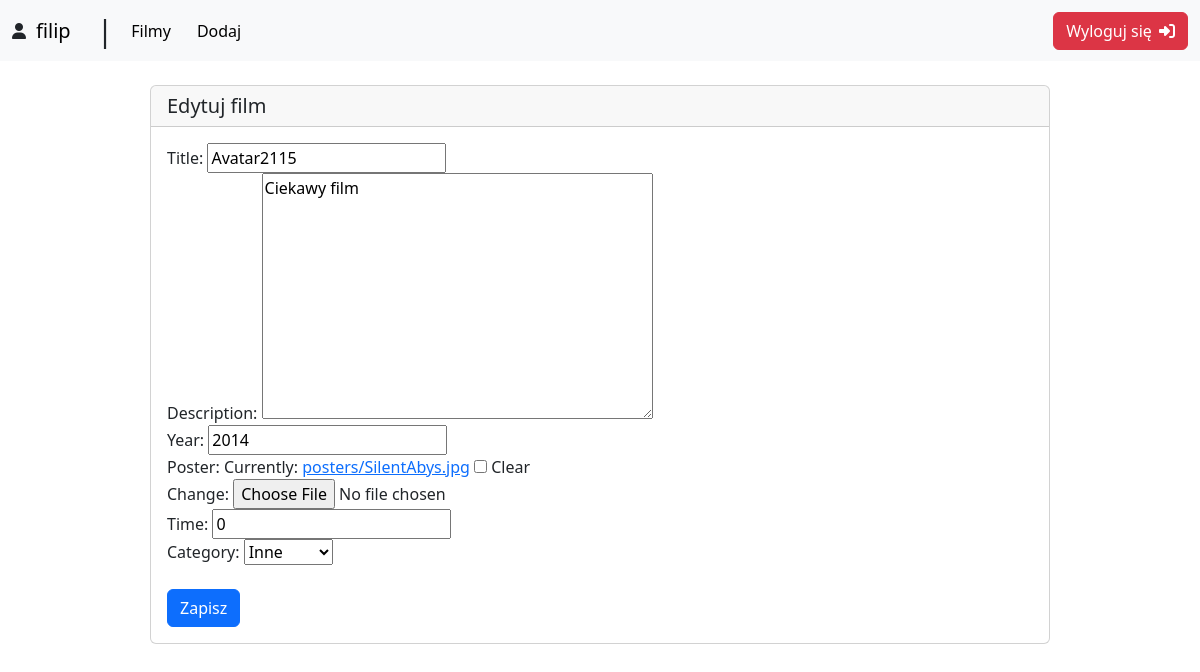
The app's page /films/edit/4 (signed in), older data.
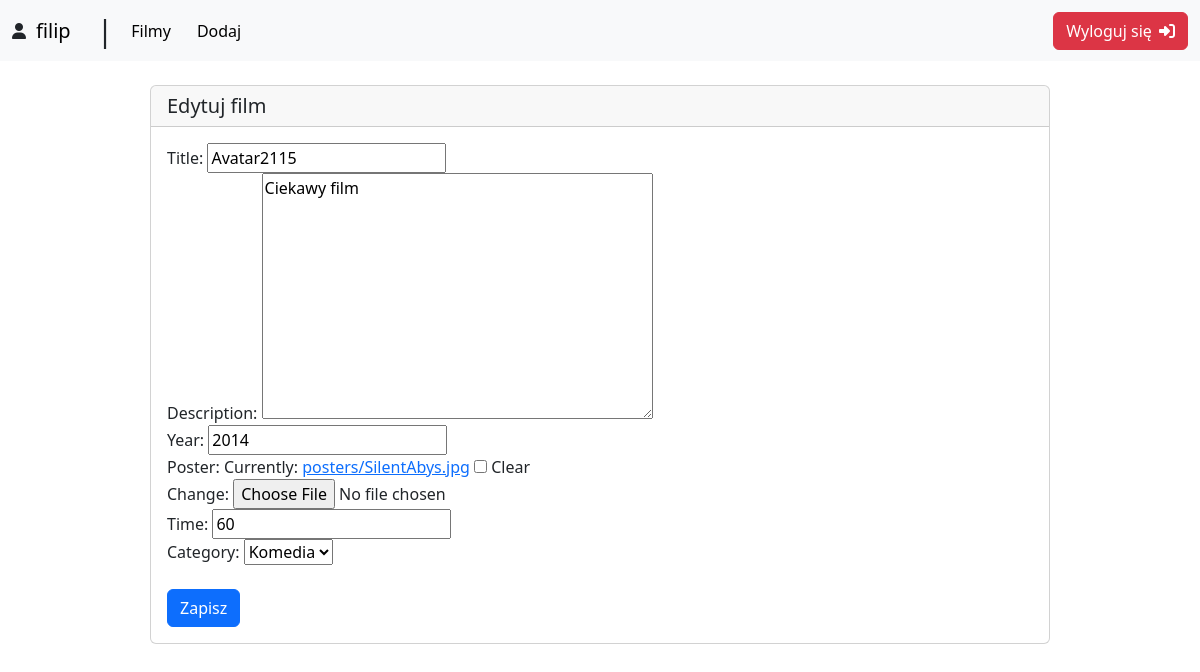
The same page, newer data.
### AplikacjaFilmyWeb/models.py (models this page shows)
class AdditionalInfo(models.Model):
    CATEGORIES = {
        (0, 'Inne'),
        (1, 'Horror'),
        (2, 'Komedia'),
        (3, 'Sci-fi'),
        (4, 'Dramat'),
    }
    time = models.PositiveSmallIntegerField(default=0)
    category = models.PositiveSmallIntegerField(default=0, choices=CATEGORIES)

### AplikacjaFilmyWeb/views.py (the view)
# urls.py: path('edit/<int:id>', edit_film, name="edit_film"),
@login_required(login_url="user_login")
def edit_film(request, id):
    film = get_object_or_404(Film, pk=id)
    additional = None
    try:
        additional = AdditionalInfo.objects.get(film=film.id)
    except AdditionalInfo.DoesNotExist:
        additional = None
    form = FilmForm(request.POST or None, request.FILES or None, instance=film)
    form_additional = AdditionalInfoForm(request.POST or None, instance=additional)
    if form.is_valid() and form_additional.is_valid():
        film = form.save(commit=False)
        additional = form_additional.save()
        film.additional = additional
        film.save()
        return redirect(get_all_films)
    return render(request, 'edit.html', {'form':form, 'form_additional_info':form_additional})

### AplikacjaFilmyWeb/forms.py
class FilmForm(ModelForm):
    class Meta:
        model = Film
        fields = ['title', 'description', 'year', 'poster']

class AdditionalInfoForm(ModelForm):
    class Meta:
        model = AdditionalInfo
        fields = ['time', 'category']

### templates/edit.html (shortened to what this page needs)
{% extends 'main.html' %}
{% load bootstrap %}
{% block page %}
    <div class="d-flex justify-content-center mt-4">
        <div class="card w-75">
            <h5 class="card-header">Edytuj film</h5>
            <div class="card-body">
                <form method="POST" enctype="multipart/form-data">
                    {{ form|bootstrap }}
                    {{ form_additional_info|bootstrap }}
                    <br>
                    <button type="submit" class="btn btn-primary">Zapisz</button>
                </form>
            </div>
        </div>
    </div>
{% endblock %}

Row changes from the older to the newer data that the page shows:
added AdditionalInfo: time "60", category "Komedia"
Text that changed along with them:
form field time: "0" → (not shown)
form field category: "Inne" → (not shown)
